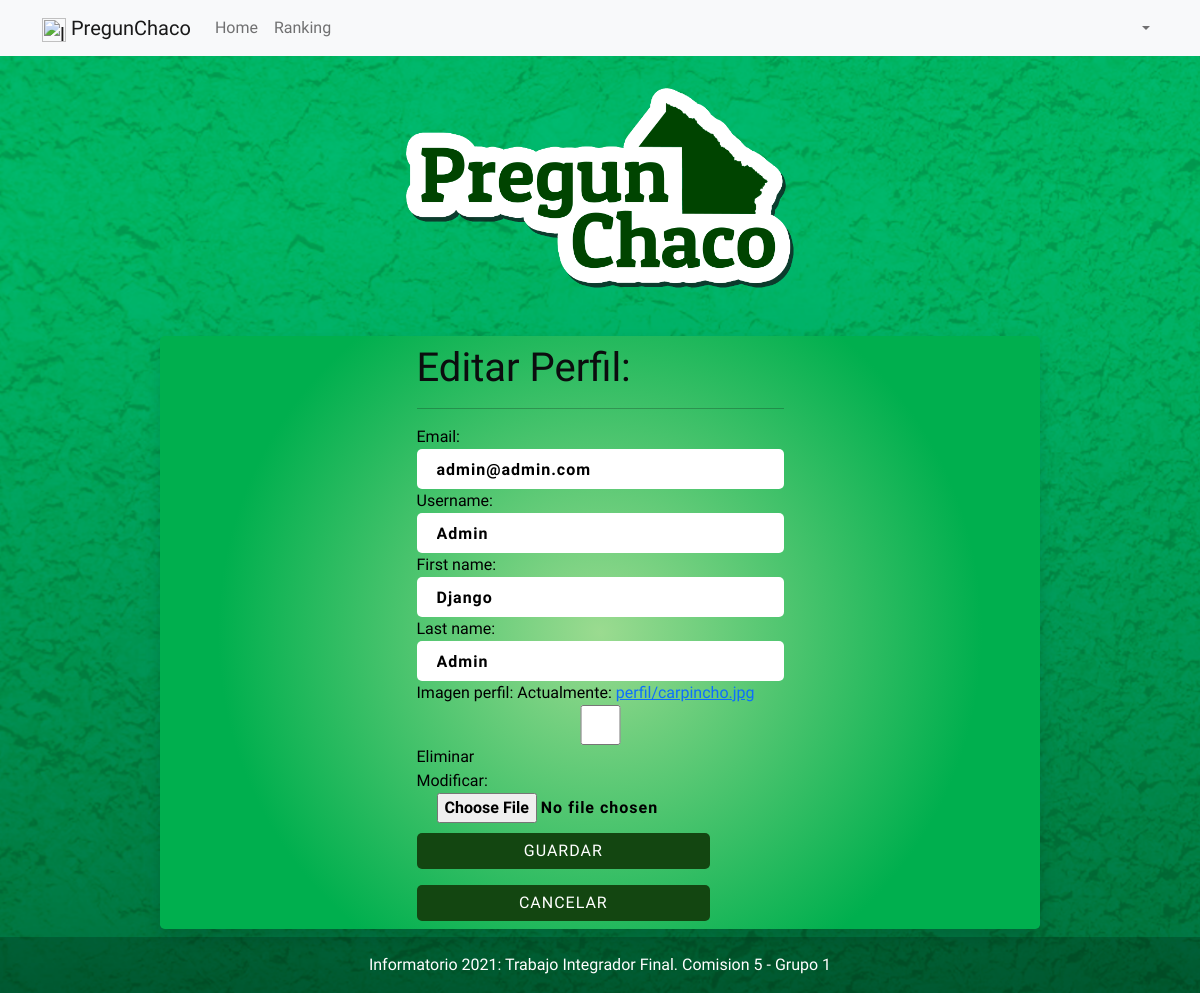
/2/editar_perfil/, run on the app's committed database.
### apps/usuarios/models.py (models this page shows, shortened)
class Perfil(models.Model):
    user = models.OneToOneField(User, null=True, on_delete=models.CASCADE)
    email = models.EmailField(default='')
    username = models.CharField(max_length=250, null=True, blank=False)
    first_name = models.CharField(max_length=250, null=True, blank=True)
    last_name = models.CharField(max_length=250, null=True, blank=True)
    creado = models.DateField(auto_now_add=True)
    updated = models.DateField(auto_now_add=True)
    imagen_perfil = models.ImageField(null=True, blank=True, upload_to="perfil/", default='default_profile_pic.png')
    facebook_url = models.TextField(max_length=250, null=True, blank=True)
    twitter_url = models.TextField(max_length=250, null=True, blank=True)
    instagram_url = models.TextField(max_length=250, null=True, blank=True)

### apps/usuarios/views.py (the view)
# urls.py: path('<int:pk>/editar_perfil/', UserEditView.as_view(), name='editar_perfil'),
class UserEditView(UpdateView):
    model = Perfil
    template_name= 'usuarios/editar_perfil.html'
    fields = ['email','username', 'first_name','last_name','imagen_perfil']
    success_url=reverse_lazy('trivia:home')

### templates/usuarios/editar_perfil.html
{% extends 'base.html'%}{% load static %} {% block content %}
<link rel="stylesheet" href="{% static 'css/editar_perfil.css' %}" />
<div class="editar-container">
    <div class="editar-perfil-container">
        <h1 class="title">Editar Perfil:</h1>
        <hr class="linea" />
        <form action="" method="POST" enctype="multipart/form-data" class="inputs-container">
            {% csrf_token %} {{form.as_p}}
            <button type="submit" id="submit" class="btn">Guardar</button>
        </form>
        <a class="btn btn-danger text-center" href="/" role="button" id="cancelar">Cancelar</a>
    </div>
</div>
{% endblock %}

### static/css/base.css (style rules this page uses)
* { transition: all 0.3s; font-family: "Kanit", sans-serif; }
body { background-position: center; background-repeat: no-repeat; background-size: cover; }

### static/css/editar_perfil.css (style rules this page uses)
:root { --login-bg: #e8fccf; --title-bg: #000000; --button-bg: #134611; --light-pink: #134611; --imagen-bg: #96e072; }
input, #id_username, #id_imagen_perfil, #id_password { width: 100%; height: 2.5rem; font-size: 1em; padding-left: 20px; border: none; border-radius: 5px; font-weight: 600; letter-spacing: 1px; box-sizing: border-box; display: flex; }
.btn { width: 80%; letter-spacing: 1px; text-transform: uppercase; color: #fff; border-radius: 5px; background-color: var(--button-bg); cursor: pointer; border: none; border-radius: 5px; display: flex; justify-content: center; justify-items: center; }
.inputs-container p { margin: 0; }

### data on the page
Perfil: email "admin@admin.com", username "Admin", first_name "Django", last_name "Admin"
